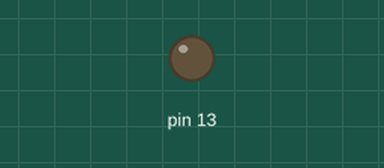
The sketch below on a simulated Arduino Uno, built with avr-gcc and run on an emulated ATmega328P. Parts: output pins drawn as LEDs (lit = HIGH).

Above: at 2.1 s.
At 6.9 s:
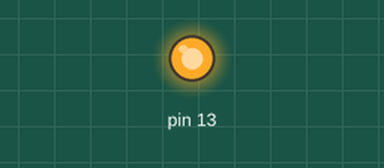
Timing chart, 0 to 7.4 s (numbered marks = the images above):
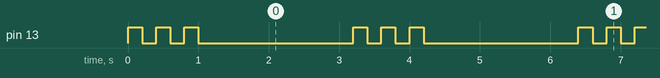

The sketch:

blink_modified.ino
```cpp
void setup() {
  pinMode(13, OUTPUT);
}
void loop() {
  for (int i = 0; i < 3; i++) {
    digitalWrite(13, HIGH);
    delay(200);
    digitalWrite(13, LOW);
    delay(200);
  }
  delay(2000);
}
```

Measured:
- by itself, pin 13: repeats every 3.2 s: 2 × (LOW 0.20 s, HIGH 0.20 s), LOW 2.2 s, HIGH 0.20 s
- by itself, everything shown: repeats every 3.2 s, in 6 steps
